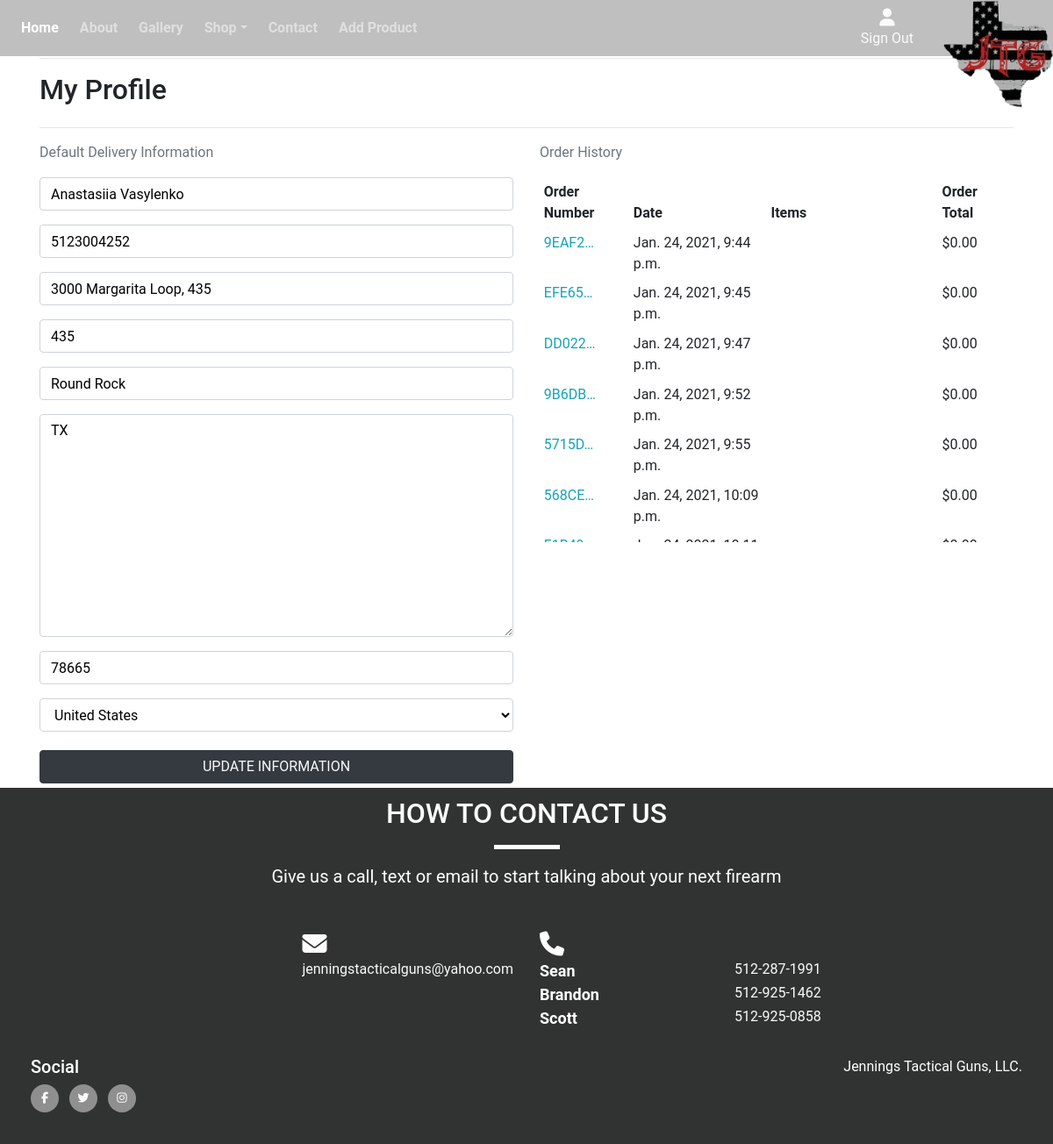
The app's page /profile/ (signed in), older data.
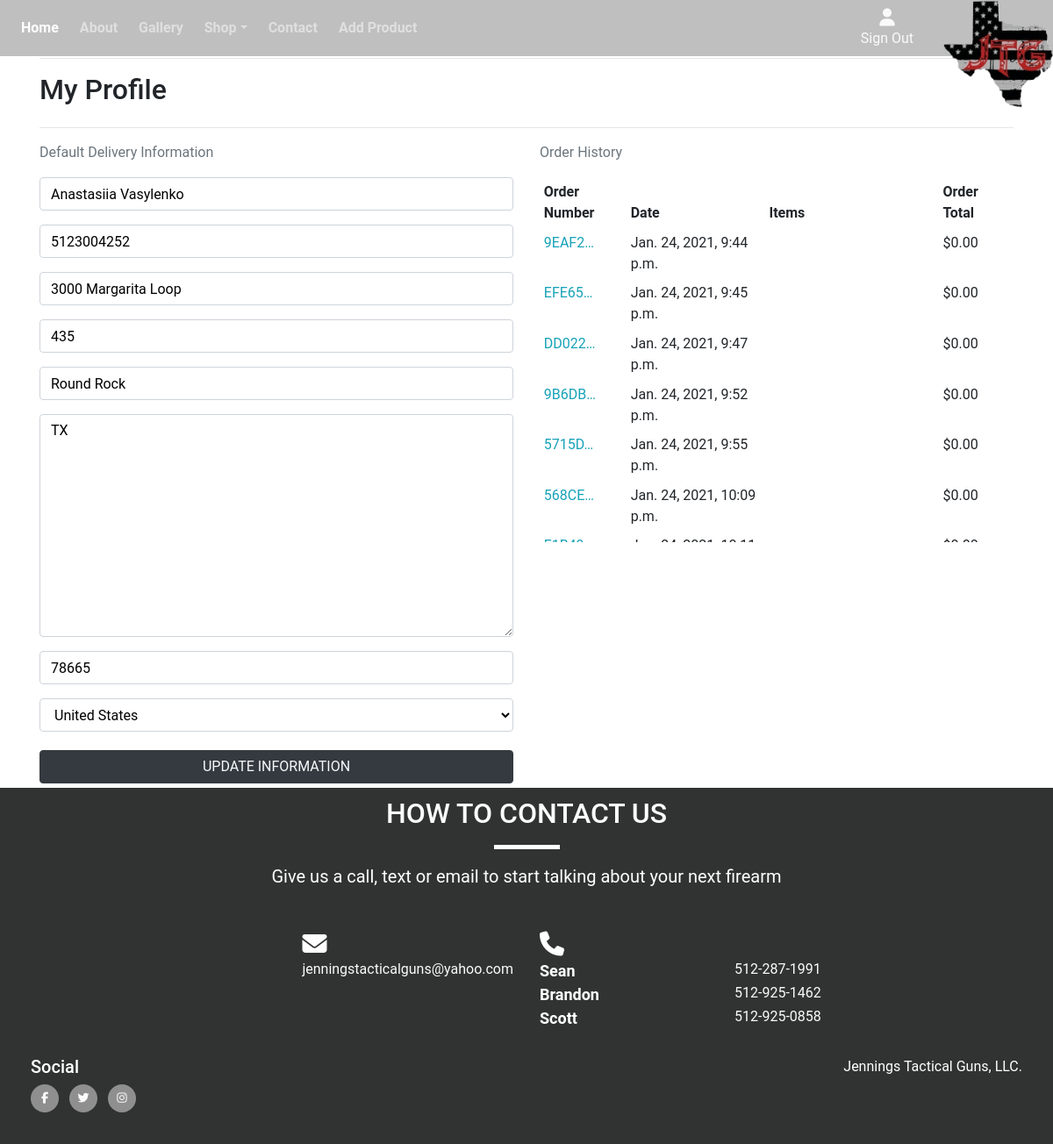
The same page, newer data.
### profiles/models.py (models this page shows, shortened)
class UserProfile(models.Model):
    user = models.OneToOneField(User, on_delete=models.CASCADE)
    default_name = models.CharField(max_length=30, null=True, blank=True)
    default_phone_number = models.CharField(max_length=20, null=True, blank=True)
    default_street_address1 = models.CharField(max_length=80, null=True, blank=True)
    default_street_address2 = models.CharField(max_length=80, null=True, blank=True)
    default_city = models.CharField(max_length=40, null=True, blank=True)
    default_state = USStateField(max_length=9, null=True, blank=True)
    default_postcode = models.CharField(max_length=20, null=True, blank=True)
    default_country = CountryField(blank_label='Country', null=True, blank=True)

### profiles/views.py (the view)
# urls.py: path('profile/', include('profiles.urls')),
@login_required
def profile(request):
    profile = get_object_or_404(UserProfile, user=request.user)
    if request.method == 'POST':
        form = UserProfileForm(request.POST, instance=profile)
        if form.is_valid():
            form.save()
            messages.success(request, 'Profile updated successfully')
        else:
            messages.error(request, 'Update failed. Please ensure the form is valid.')
    else:
        form = UserProfileForm(instance=profile)
    orders = profile.orders.all()
    template = 'profiles/profile.html'
    context = {
        'form': form,
        'orders': orders,
        'on_profile_page': True
    }
    return render(request, template, context)

### profiles/forms.py
class UserProfileForm(forms.ModelForm):
    class Meta:
        model = UserProfile
        exclude = ('user',)
    def __init__(self, *args, **kwargs):
        super().__init__(*args, **kwargs)
        placeholders = {
            'default_name': 'Full Name',
            'default_phone_number': 'Phone Number',
            'default_postcode': 'Zipcode',
            'default_city': 'City',
            'default_street_address1': 'Street Address 1',
            'default_street_address2': 'Street Address 2',
            'default_state': 'State',
        }
        self.fields['default_phone_number'].widget.attrs['autofocus'] = True
        for field in self.fields:
            if field != 'default_country':
                if self.fields[field].required:
                    placeholder = f'{placeholders[field]} *'
                else:
                    placeholder = placeholders[field]
                self.fields[field].widget.attrs['placeholder'] = placeholder
            self.fields[field].widget.attrs['class'] = 'border-black rounded-1 profile-form-input'
            self.fields[field].label = False

### profiles/templates/profiles/profile.html (shortened to what this page needs)
{% extends "base.html" %}
{% load static %}
{% block extra_css %}
    <link rel="stylesheet" href="{% static 'profiles/css/profile.css' %}">
{% endblock %}
{% block content %}
    <div class="container">
        <div class="row">
            <div class="col custom-mt-50">
                <hr>
                <h2 class="logo-font mb-4">My Profile</h2>
                <hr>
            </div>
        </div>
        <div class="row">
            <div class="col-12 col-lg-6">
                <p class="text-muted">Default Delivery Information</p>
                <form class="mt-3" action="{% url 'profile' %}" method="POST" id="profile-update-form">
                    {{ form|crispy }}
                    <button class="btn btn-dark text-light text-uppercase float-right">Update Information</button>
                </form>
            </div>
            <div class="col-12 col-lg-6">
                <p class="text-muted">Order History</p>
                <div class="order-history table-responsive">
                    <table class="table table-sm table-borderless">
                        <thead>
                            <tr>
                                <th>Order Number</th>
                                <th>Date</th>
                                <th>Items</th>
                                <th>Order Total</th>
                            </tr>
                        </thead>
                        <tbody>
                            {% for order in orders %}
                                <tr>
                                    <td>
                                        <a class="text-info" href="{% url 'order_history' order.order_number %}"
                                        title="{{ order.order_number }}">
                                            {{ order.order_number|truncatechars:6 }}
                                        </a>
                                    </td>
                                    <td>{{ order.date }}</td>
                                    <td>
                                    </td>
                                    <td>${{ order.grand_total }}</td>
                                </tr>
                            {% endfor %}
                        </tbody>
                    </table>
                </div>
            </div>
        </div>
        </div>
{% endblock %}

Row changes from the older to the newer data that the page shows:
changed UserProfile "Anastasiia Vasylenko": default_street_address1 "3000 Margarita Loop, 435" → "3000 Margarita Loop"
